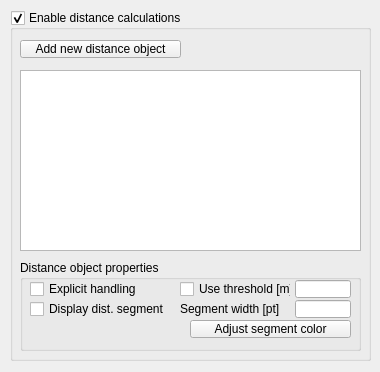
<?xml version="1.0" encoding="UTF-8"?>
<ui version="4.0">
 <class>CQDlgDistances</class>
 <widget class="QDialog" name="CQDlgDistances">
  <property name="geometry">
   <rect>
    <x>0</x>
    <y>0</y>
    <width>380</width>
    <height>372</height>
   </rect>
  </property>
  <property name="windowTitle">
   <string>Distances</string>
  </property>
  <property name="locale">
   <locale language="English" country="UnitedStates"/>
  </property>
  <widget class="QGroupBox" name="qqEnableAll">
   <property name="geometry">
    <rect>
     <x>10</x>
     <y>10</y>
     <width>361</width>
     <height>351</height>
    </rect>
   </property>
   <property name="title">
    <string>Enable distance calculations</string>
   </property>
   <property name="flat">
    <bool>false</bool>
   </property>
   <property name="checkable">
    <bool>true</bool>
   </property>
   <widget class="QListWidget" name="qqDistanceList">
    <property name="geometry">
     <rect>
      <x>10</x>
      <y>60</y>
      <width>341</width>
      <height>181</height>
     </rect>
    </property>
    <property name="editTriggers">
     <set>QAbstractItemView::DoubleClicked|QAbstractItemView::EditKeyPressed|QAbstractItemView::SelectedClicked</set>
    </property>
    <property name="alternatingRowColors">
     <bool>false</bool>
    </property>
   </widget>
   <widget class="QGroupBox" name="groupBox_3">
    <property name="geometry">
     <rect>
      <x>10</x>
      <y>250</y>
      <width>341</width>
      <height>91</height>
     </rect>
    </property>
    <property name="title">
     <string>Distance object properties</string>
    </property>
    <property name="flat">
     <bool>false</bool>
    </property>
    <widget class="QToolButton" name="qqAdjustSegmentColor">
     <property name="geometry">
      <rect>
       <x>170</x>
       <y>60</y>
       <width>161</width>
       <height>18</height>
      </rect>
     </property>
     <property name="focusPolicy">
      <enum>Qt::StrongFocus</enum>
     </property>
     <property name="text">
      <string>Adjust segment color</string>
     </property>
    </widget>
    <widget class="QCheckBox" name="qqUseThreshold">
     <property name="geometry">
      <rect>
       <x>160</x>
       <y>20</y>
       <width>111</width>
       <height>18</height>
      </rect>
     </property>
     <property name="focusPolicy">
      <enum>Qt::StrongFocus</enum>
     </property>
     <property name="text">
      <string>Use threshold [m]</string>
     </property>
    </widget>
    <widget class="QLabel" name="label">
     <property name="geometry">
      <rect>
       <x>160</x>
       <y>40</y>
       <width>111</width>
       <height>18</height>
      </rect>
     </property>
     <property name="text">
      <string>Segment width [pt]</string>
     </property>
    </widget>
    <widget class="QLineEdit" name="qqThreshold">
     <property name="geometry">
      <rect>
       <x>275</x>
       <y>20</y>
       <width>56</width>
       <height>18</height>
      </rect>
     </property>
    </widget>
    <widget class="QLineEdit" name="qqSegmentWidth">
     <property name="geometry">
      <rect>
       <x>275</x>
       <y>40</y>
       <width>56</width>
       <height>18</height>
      </rect>
     </property>
    </widget>
    <widget class="QCheckBox" name="qqExplicitHandling">
     <property name="geometry">
      <rect>
       <x>10</x>
       <y>20</y>
       <width>131</width>
       <height>18</height>
      </rect>
     </property>
     <property name="focusPolicy">
      <enum>Qt::StrongFocus</enum>
     </property>
     <property name="text">
      <string>Explicit handling</string>
     </property>
    </widget>
    <widget class="QCheckBox" name="qqDisplaySegment">
     <property name="geometry">
      <rect>
       <x>10</x>
       <y>40</y>
       <width>141</width>
       <height>18</height>
      </rect>
     </property>
     <property name="focusPolicy">
      <enum>Qt::StrongFocus</enum>
     </property>
     <property name="text">
      <string>Display dist. segment</string>
     </property>
    </widget>
   </widget>
   <widget class="QToolButton" name="qqAddNewObject">
    <property name="geometry">
     <rect>
      <x>10</x>
      <y>30</y>
      <width>161</width>
      <height>18</height>
     </rect>
    </property>
    <property name="focusPolicy">
     <enum>Qt::StrongFocus</enum>
    </property>
    <property name="text">
     <string>Add new distance object</string>
    </property>
   </widget>
  </widget>
 </widget>
 <tabstops>
  <tabstop>qqAddNewObject</tabstop>
  <tabstop>qqDistanceList</tabstop>
  <tabstop>qqExplicitHandling</tabstop>
  <tabstop>qqUseThreshold</tabstop>
  <tabstop>qqThreshold</tabstop>
  <tabstop>qqDisplaySegment</tabstop>
  <tabstop>qqSegmentWidth</tabstop>
  <tabstop>qqAdjustSegmentColor</tabstop>
 </tabstops>
 <resources/>
 <connections/>
</ui>
